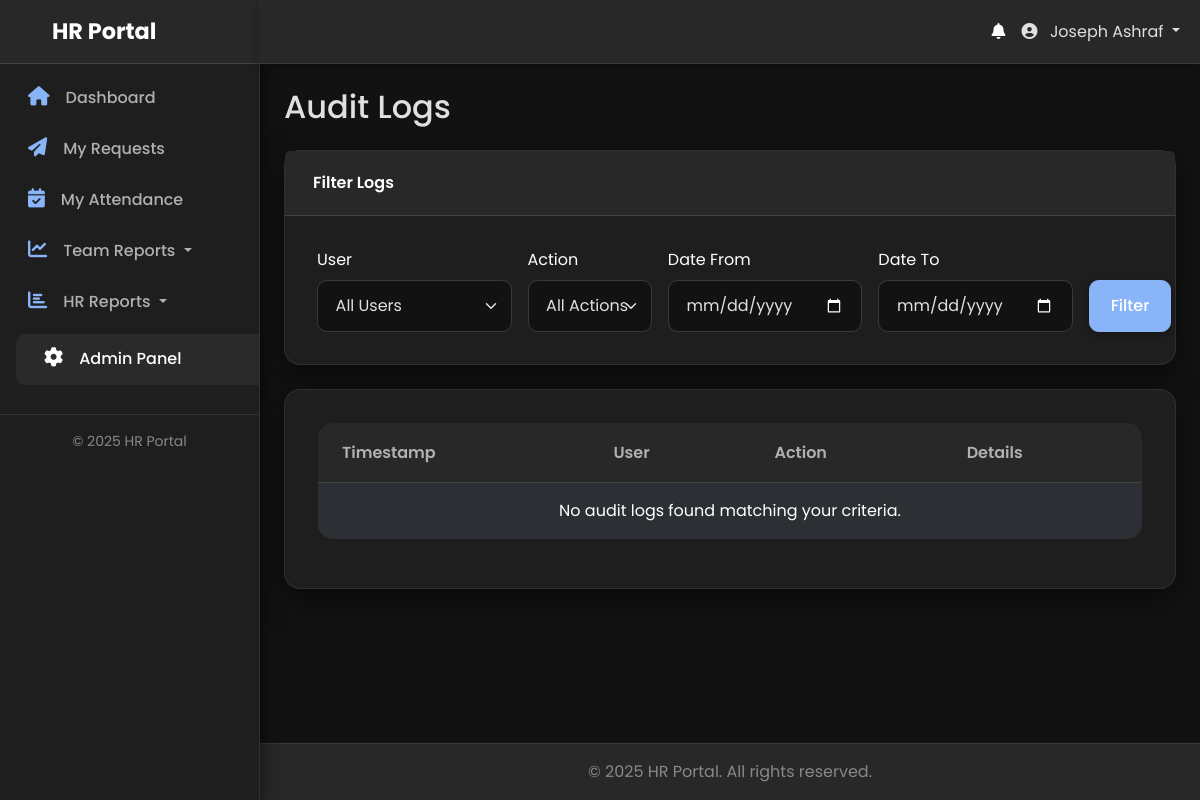
Page /admin/audit_logs.php (signed in) on the earlier database version.
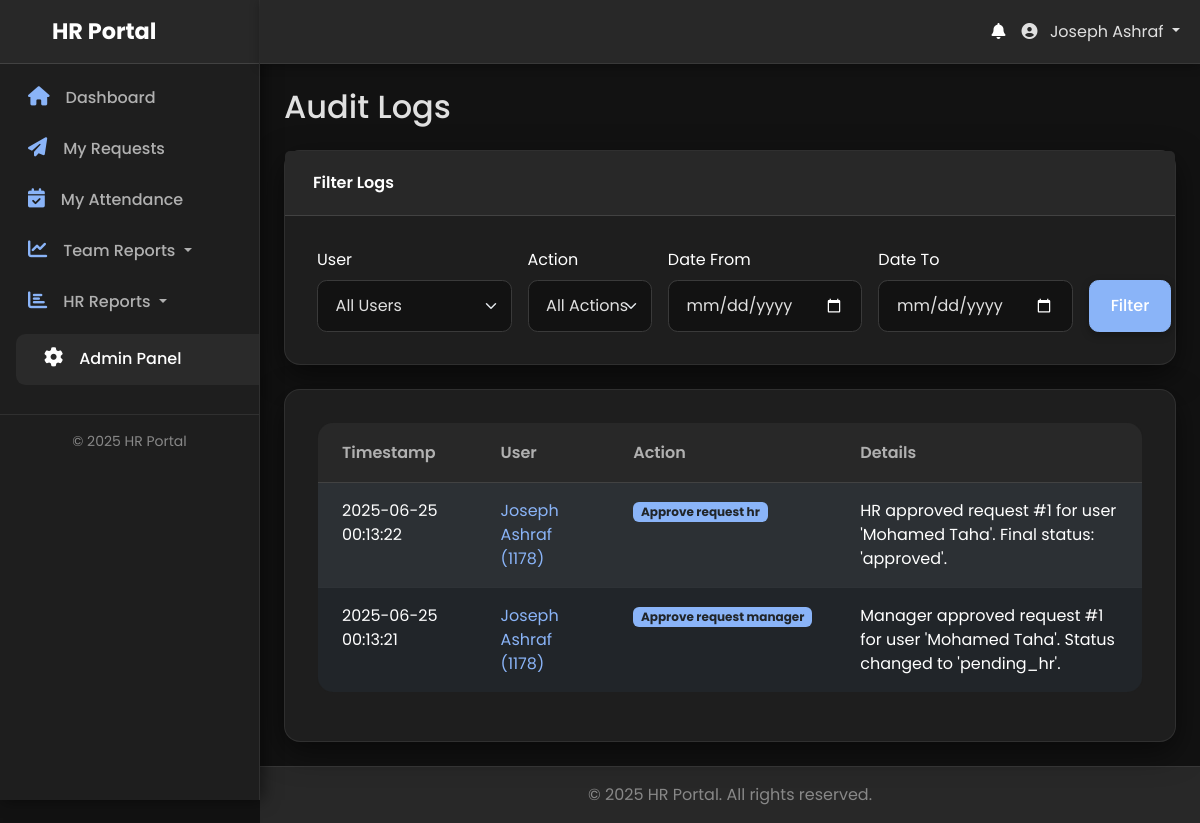
Same page on the later database version.
### tables this page shows
CREATE TABLE `audit_logs` (
  `id` int(11) NOT NULL,
  `user_id` int(11) DEFAULT NULL,
  `action` varchar(255) NOT NULL,
  `details` text DEFAULT NULL,
  `created_at` timestamp NOT NULL DEFAULT current_timestamp()
);

CREATE TABLE `users` (
  `id` int(11) NOT NULL,
  `employee_code` varchar(50) DEFAULT NULL,
  `full_name` varchar(255) NOT NULL,
  `email` varchar(255) NOT NULL,
  `password` varchar(255) NOT NULL,
  `contact_number` varchar(20) DEFAULT NULL,
  `emergency_contact_name` varchar(255) DEFAULT NULL,
  `emergency_contact_number` varchar(20) DEFAULT NULL,
  `role` enum('user','manager','hr','hr_manager','admin') NOT NULL DEFAULT 'user',
  `shift_id` int(11) DEFAULT NULL,
  `department_id` int(11) DEFAULT NULL,
  `direct_manager_id` int(11) DEFAULT NULL,
  `is_active` tinyint(1) NOT NULL DEFAULT 1,
  `must_change_password` tinyint(1) NOT NULL DEFAULT 0,
  `last_login_at` datetime DEFAULT NULL,
  `created_at` timestamp NOT NULL DEFAULT current_timestamp(),
  `updated_at` timestamp NOT NULL DEFAULT current_timestamp() ON UPDATE current_timestamp()
);

### app/core/helpers.php (called while the page is built, shortened)
<?php
function sanitize_input(?string $data, $type = 'string') {
    $data = trim($data);
    $data = stripslashes($data);
    $data = htmlspecialchars($data, ENT_QUOTES, 'UTF-8');
    return $data;
}

### admin/audit_logs.php (the view, shortened to what this page needs)
<?php
require_once __DIR__ . '/../app/bootstrap.php';
$results_per_page = 25;
$page = isset($_GET['page']) ? (int)$_GET['page'] : 1;
$page = max(1, $page);
$offset = ($page - 1) * $results_per_page;
$filter_start_date = sanitize_input($_GET['start_date'] ?? '');
$filter_end_date = sanitize_input($_GET['end_date'] ?? '');
$where_clauses = [];
$params = [];
$where_sql = count($where_clauses) > 0 ? 'WHERE ' . implode(' AND ', $where_clauses) : '';
$stmt_params = array_merge($params, [$results_per_page, $offset]);
$stmt = $pdo->prepare(
    "SELECT al.*, u.full_name, u.employee_code
     FROM audit_logs al
     LEFT JOIN users u ON al.user_id = u.id
     {$where_sql}
     ORDER BY al.created_at DESC
     LIMIT ? OFFSET ?"
);
$stmt->execute($stmt_params);
$logs = $stmt->fetchAll();
include __DIR__ . '/../app/templates/header.php';
?>
<h1 class="h2 mb-4">Audit Logs</h1>
<div class="card mb-4">
    <div class="card-header">Filter Logs</div>
    <div class="card-body">
        <form action="audit_logs.php" method="GET" class="row g-3 align-items-end">
            <div class="col-md-3">
                <label for="user_id" class="form-label">User</label>
                <select name="user_id" id="user_id" class="form-select">
                    <option value="">All Users</option>
                </select>
            </div>
            <div class="col-md-2">
                <label for="action" class="form-label">Action</label>
                <select name="action" id="action" class="form-select">
                    <option value="">All Actions</option>
                </select>
            </div>
            <div class="col-md-3">
                <label for="start_date" class="form-label">Date From</label>
                <input type="date" name="start_date" id="start_date" class="form-control" value="<?php echo htmlspecialchars($filter_start_date); ?>">
            </div>
            <div class="col-md-3">
                <label for="end_date" class="form-label">Date To</label>
                <input type="date" name="end_date" id="end_date" class="form-control" value="<?php echo htmlspecialchars($filter_end_date); ?>">
            </div>
            <div class="col-md-1">
                <button type="submit" class="btn btn-primary">Filter</button>
            </div>
        </form>
    </div>
</div>
<div class="card">
    <div class="card-body">
        <div class="table-responsive">
            <table class="table table-striped table-hover">
                <thead>
                    <tr>
                        <th>Timestamp</th>
                        <th>User</th>
                        <th>Action</th>
                        <th>Details</th>
                    </tr>
                </thead>
                <tbody>
                    <?php if (empty($logs)): ?>
                        <tr>
                            <td colspan="4" class="text-center">No audit logs found matching your criteria.</td>
                        </tr>
                    <?php else: ?>
                        <?php foreach ($logs as $log): ?>
                            <tr>
                                <td><?php echo htmlspecialchars($log['created_at']); ?></td>
                                <td>
                                    <?php if ($log['full_name']): ?>
                                        <a href="?user_id=<?php echo $log['user_id']; ?>">
                                            <?php echo htmlspecialchars($log['full_name']); ?>
                                            (<?php echo htmlspecialchars($log['employee_code'] ?? 'N/A'); ?>)
                                        </a>
                                    <?php else: ?>
                                        <span class="text-muted">Unknown (ID: <?php echo htmlspecialchars($log['user_id'] ?? 'N/A'); ?>)</span>
                                    <?php endif; ?>
                                </td>
                                <td>
                                    <span class="badge bg-info text-dark"><?php echo htmlspecialchars(ucfirst(str_replace('_', ' ', $log['action']))); ?></span>
                                </td>
                                <td><?php echo htmlspecialchars($log['details'] ?? ''); ?></td>
                            </tr>
                        <?php endforeach; ?>
                    <?php endif; ?>
                </tbody>
            </table>
        </div>
    </div>
</div>
<?php
include __DIR__ . '/../app/templates/footer.php';
?>

Differences in the rows shown:
added audit_logs: created_at "2025-06-25 00:13:22", user.full_name "Joseph Ashraf", user.employee_code "1178", action "Approve request hr", details "HR approved request #1 for user 'Mohamed Taha'. Final status: 'approved'."
added audit_logs: created_at "2025-06-25 00:13:21", user.full_name "Joseph Ashraf", user.employee_code "1178", action "Approve request manager", details "Manager approved request #1 for user 'Mohamed Taha'. Status changed to 'pending_hr'."
Other differences:
text no longer shown: "No audit logs found matching your criteria."
